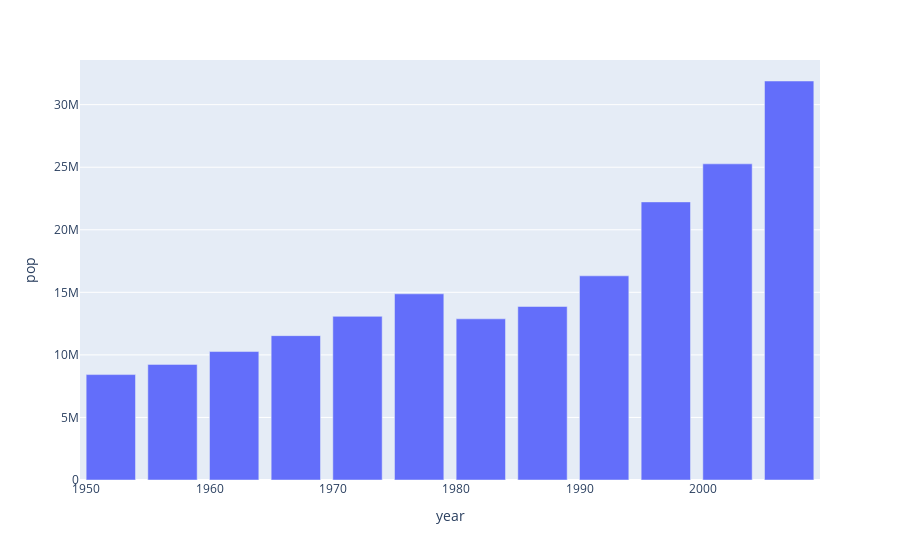

Notebook cell for this chart:
### Code cell
gm_usa = px.data.gapminder().query("country =='Afghanistan'")
px.bar(gm_usa, x = "year", y = "pop")

### Figure 1 — Plotly figure (JSON) as saved in the notebook; plotly's stock layout.template omitted (floating-point values rounded to 4 significant figures)
{"data": [{"alignmentgroup": "True", "hovertemplate": "year=%{x}<br>pop=%{y}<extra></extra>", "legendgroup": "", "marker": {"color": "#636efa", "pattern": {"shape": ""}}, "name": "", "offsetgroup": "", "orientation": "v", "showlegend": false, "textposition": "auto", "type": "bar", "x": [1952, 1957, 1962, 1967, 1972, 1977, 1982, 1987, 1992, 1997, 2002, 2007], "xaxis": "x", "y": [8425333, 9240934, 10267083, 11537966, 13079460, 14880372, 12881816, 13867957, 16317921, 22227415, 25268405, 31889923], "yaxis": "y"}], "layout": {"barmode": "relative", "legend": {"tracegroupgap": 0}, "margin": {"t": 60}, "xaxis": {"anchor": "y", "domain": [0, 1], "title": {"text": "year"}}, "yaxis": {"anchor": "x", "domain": [0, 1], "title": {"text": "pop"}}}}
